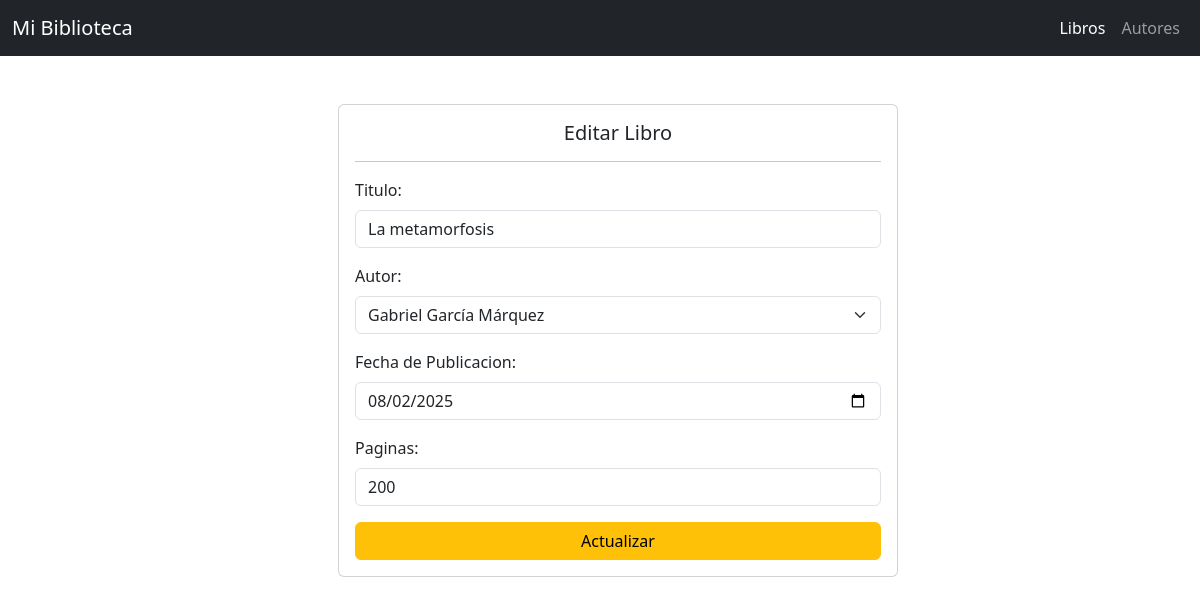
/books/details/9/, run on the app's committed database.
### library/models.py (models this page shows, shortened)
class Book(models.Model):
    title = models.CharField(max_length=200)
    author = models.ForeignKey(Author, on_delete=models.CASCADE, related_name="books")
    published = models.DateField(null=True, blank=True)
    page_numbers = models.IntegerField(null=True ,blank=True)

### library/views.py (the view)
# urls.py: path('books/details/<int:book_id>/',views.detailsBooks,name='detailsBooks'),
def detailsBooks(request,book_id):
    book = get_object_or_404(Book,pk=book_id)
    authors = Author.objects.all()
    context = {
        'book': book,
        'author': authors
    }
    return render(request,"books_updates.html",context)

### library/templates/books_updates.html (shortened to what this page needs)
{% extends 'base.html' %} {% block content %}
<div class="container d-flex justify-content-center align-items-center m-5">
  <div class="card" style="width: 35rem">
    <div class="card-body">
      <h5 class="card-title text-center">Editar Libro</h5>
      <hr />
      <form method="POST" action="{% url 'updateBooks' %}">
        <div class="mb-3">
          <label for="nombre" class="form-label">Titulo:</label>
          <input
            type="text"
            class="form-control"
            id="nombre"
            value="{{book.title}}"
            name="title"
          />
        </div>
        <div class="mb-3">
          <label for="author" class="form-label">Autor:</label>
          <select class="form-select" id="author" name="author">
            {% for a in author %}
            <option value="{{a.id}}">{{a.name}}</option>
            {% endfor %}
          </select>
        </div>
        <div class="mb-3">
          <label for="fecha" class="form-label">Fecha de Publicacion:</label>
          <input
            type="date"
            class="form-control"
            id="fecha"
            value="{{ book.published|date:'Y-m-d' }}"
            name="published"
          />
        </div>
        <div class="mb-3">
          <label for="pages" class="form-label">Paginas:</label>
          <input
            type="number"
            class="form-control"
            id="pages"
            name="pages"
            placeholder="Paginas"
            value="{{book.page_numbers}}"
          />
        </div>
        <div class="d-grid gap-2">
          <button type="submit" class="btn btn-warning">Actualizar</button>
        </div>
      </form>
    </div>
  </div>
</div>
{%endblock%}

### data on the page
Book: title "La metamorfosis", published "08/02/2025", pages "200"

### other printed values
form field author "Gabriel García Márquez"
